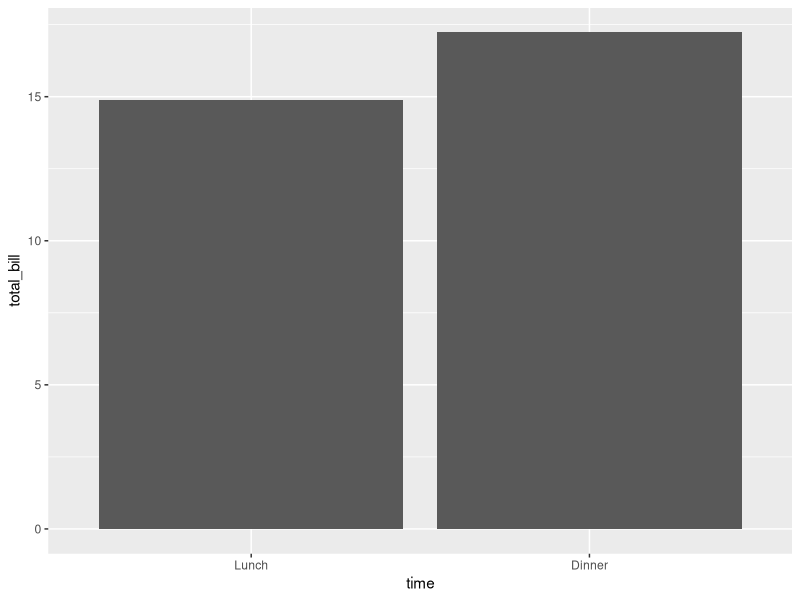
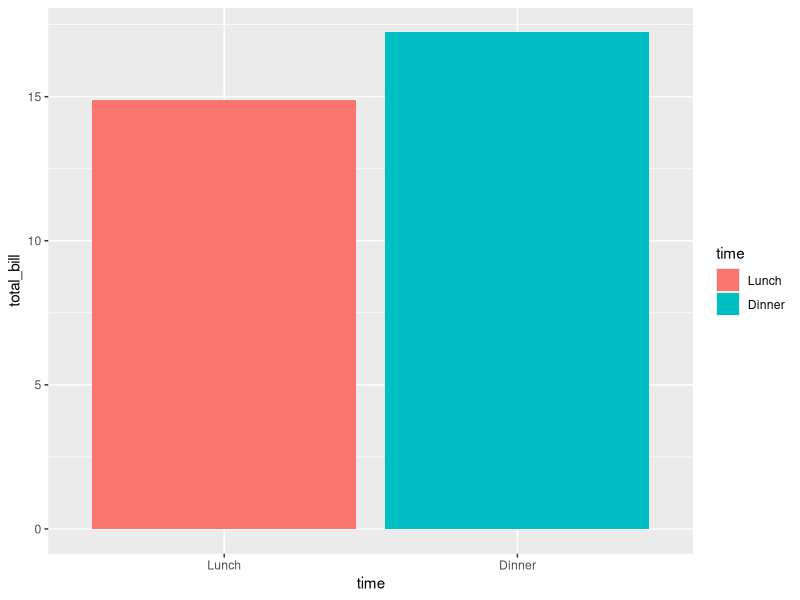
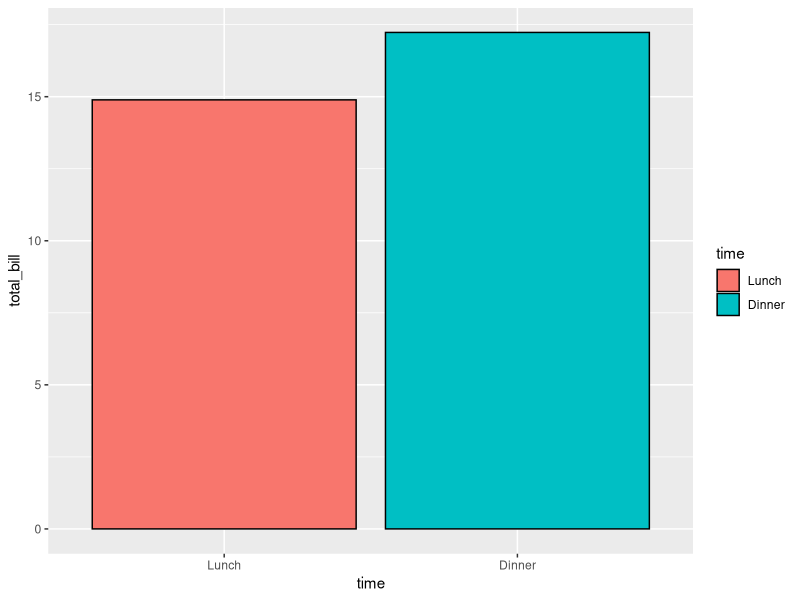
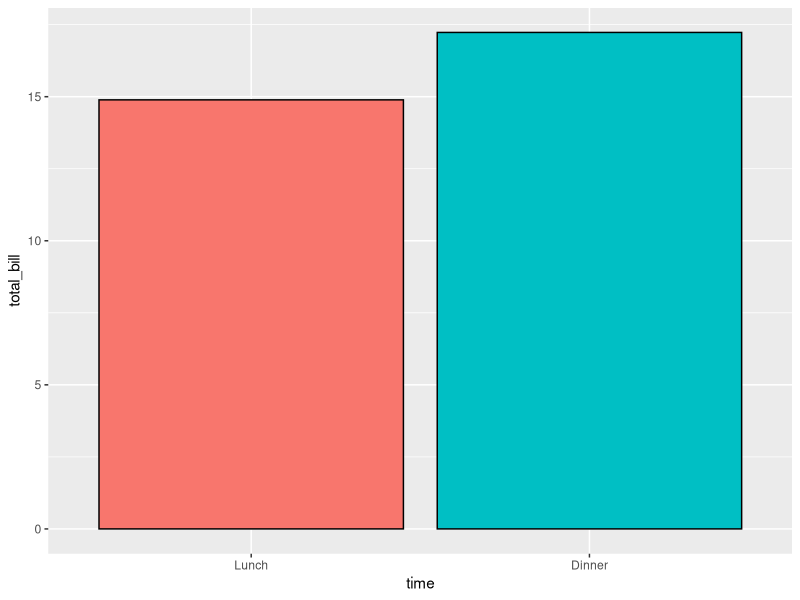
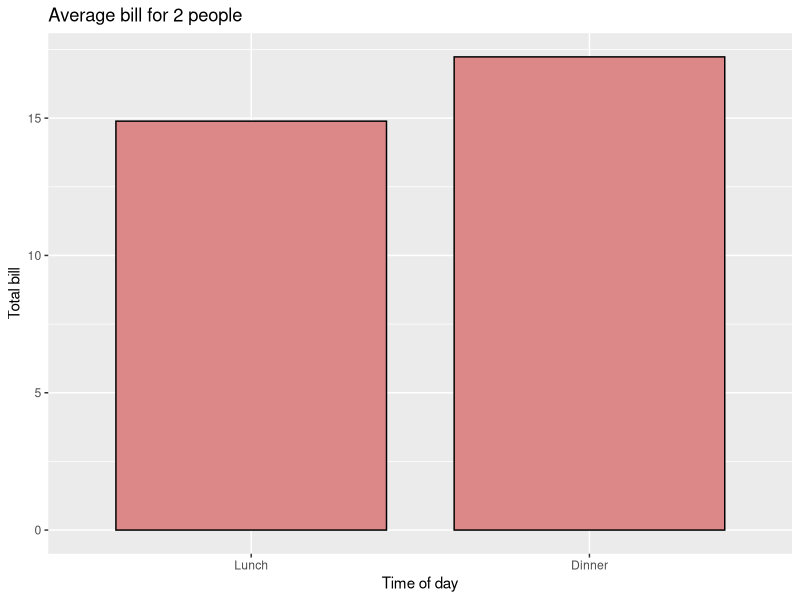
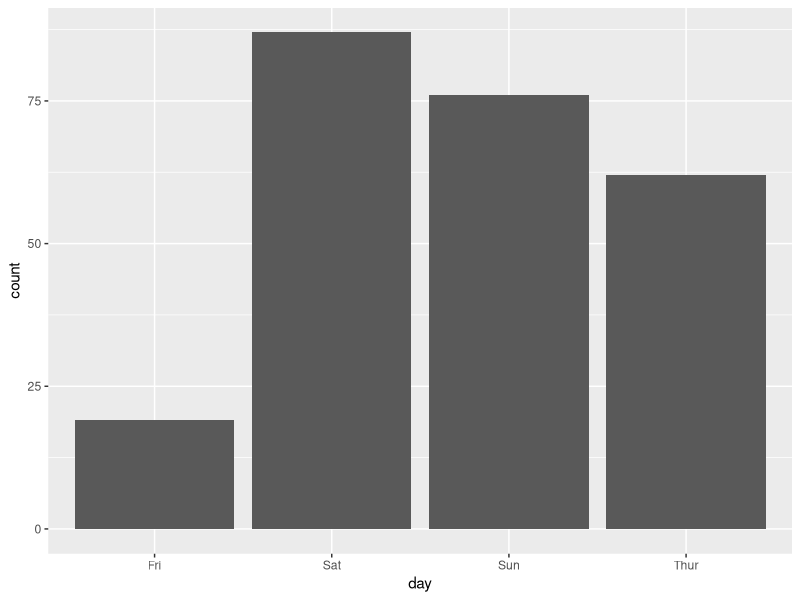
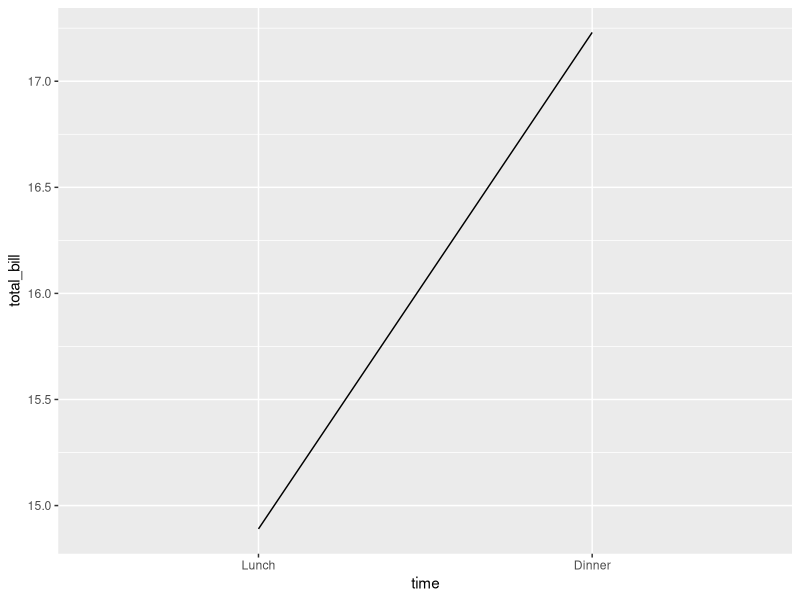
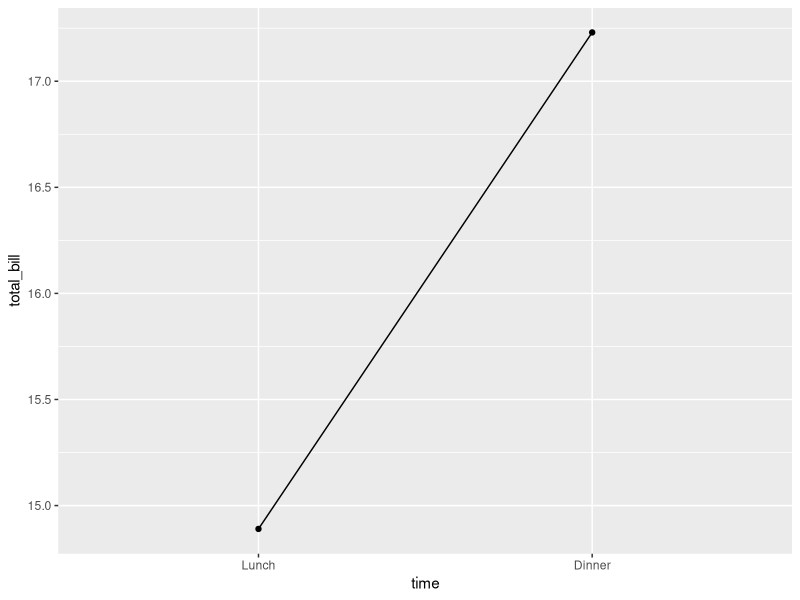

These charts were generated, in order, by the following R code:
dat <- data.frame(
  time = factor(c("Lunch","Dinner"), levels=c("Lunch","Dinner")),
  total_bill = c(14.89, 17.23)
)
dat
#>     time total_bill
#> 1  Lunch      14.89
#> 2 Dinner      17.23

# Load the ggplot2 package
library(ggplot2)



# Very basic bar graph
ggplot(data=dat, aes(x=time, y=total_bill)) +
  geom_bar(stat="identity")


# Map the time of day to different fill colors
ggplot(data=dat, aes(x=time, y=total_bill, fill=time)) +
  geom_bar(stat="identity")

## This would have the same result as above
# ggplot(data=dat, aes(x=time, y=total_bill)) +
#    geom_bar(aes(fill=time), stat="identity")


# Add a black outline
ggplot(data=dat, aes(x=time, y=total_bill, fill=time)) +
  geom_bar(colour="black", stat="identity")


# No legend, since the information is redundant
ggplot(data=dat, aes(x=time, y=total_bill, fill=time)) +
  geom_bar(colour="black", stat="identity") +
  guides(fill=FALSE)



# Add title, narrower bars, fill color, and change axis labels
ggplot(data=dat, aes(x=time, y=total_bill, fill=time)) + 
  geom_bar(colour="black", fill="#DD8888", width=.8, stat="identity") + 
  guides(fill=FALSE) +
  xlab("Time of day") + ylab("Total bill") +
  ggtitle("Average bill for 2 people")




library(reshape2)
# Look at fist several rows
head(tips)
#>   total_bill  tip    sex smoker day   time size
#> 1      16.99 1.01 Female     No Sun Dinner    2
#> 2      10.34 1.66   Male     No Sun Dinner    3
#> 3      21.01 3.50   Male     No Sun Dinner    3
#> 4      23.68 3.31   Male     No Sun Dinner    2
#> 5      24.59 3.61 Female     No Sun Dinner    4
#> 6      25.29 4.71   Male     No Sun Dinner    4



# Bar graph of counts
ggplot(data=tips, aes(x=day)) +
  geom_bar(stat="count")
## Equivalent to this, since stat="bin" is the default:
# ggplot(data=tips, aes(x=day)) +
#    geom_bar()





# Basic line graph
ggplot(data=dat, aes(x=time, y=total_bill, group=1)) +
  geom_line()
## This would have the same result as above
# ggplot(data=dat, aes(x=time, y=total_bill)) +
#     geom_line(aes(group=1))

# Add points
ggplot(data=dat, aes(x=time, y=total_bill, group=1)) +
  geom_line() +
  geom_point()

# Change color of both line and points
# Change line type and point type, and use thicker line and larger points
# Change points to circles with white fill
ggplot(data=dat, aes(x=time, y=total_bill, group=1)) + 
  geom_line(colour="red", linetype="dashed", size=1.5) + 
  geom_point(colour="red", size=4, shape=21, fill="white")







# Change the y-range to go from 0 to the maximum value in the total_bill column,
# and change axis labels
ggplot(data=dat, aes(x=time, y=total_bill, group=1)) +
  geom_line() +
  geom_point() +
  expand_limits(y=0) +
  xlab("Time of day") + ylab("Total bill") +
  ggtitle("Average bill for 2 people")









################Graphs with more variables##################################

dat1 <- data.frame(
  sex = factor(c("Female","Female","Male","Male")),
  time = factor(c("Lunch","Dinner","Lunch","Dinner"), levels=c("Lunch","Dinner")),
  total_bill = c(13.53, 16.81, 16.24, 17.42)
)
dat1
#>      sex   time total_bill
#> 1 Female  Lunch      13.53
#> 2 Female Dinner      16.81
#> 3   Male  Lunch      16.24
#> 4   Male Dinner      17.42


# Stacked bar graph -- this is probably not what you want
ggplot(data=dat1, aes(x=time, y=total_bill, fill=sex)) +
  geom_bar(stat="identity")

# Bar graph, time on x-axis, color fill grouped by sex -- use position_dodge()
ggplot(data=dat1, aes(x=time, y=total_bill, fill=sex)) +
  geom_bar(stat="identity", position=position_dodge())

ggplot(data=dat1, aes(x=time, y=total_bill, fill=sex)) +
  geom_bar(stat="identity", position=position_dodge(), colour="black")

# Change colors
ggplot(data=dat1, aes(x=time, y=total_bill, fill=sex)) +
  geom_bar(stat="identity", position=position_dodge(), colour="black") +
  scale_fill_manual(values=c("#999999", "#E69F00"))













# Finished examples

# A bar graph
ggplot(data=dat1, aes(x=time, y=total_bill, fill=sex)) + 
  geom_bar(colour="black", stat="identity",
           position=position_dodge(),
           size=.3) +                        # Thinner lines
  scale_fill_hue(name="Sex of payer") +      # Set legend title
  xlab("Time of day") + ylab("Total bill") + # Set axis labels
  ggtitle("Average bill for 2 people") +     # Set title
  theme_bw()


# A line graph
ggplot(data=dat1, aes(x=time, y=total_bill, group=sex, shape=sex, colour=sex)) + 
  geom_line(aes(linetype=sex), size=1) +     # Set linetype by sex
  geom_point(size=3, fill="white") +         # Use larger points, fill with white
  expand_limits(y=0) +                       # Set y range to include 0
  scale_colour_hue(name="Sex of payer",      # Set legend title
                   l=30)  +                  # Use darker colors (lightness=30)
  scale_shape_manual(name="Sex of payer",
                     values=c(22,21)) +      # Use points with a fill color
  scale_linetype_discrete(name="Sex of payer") +
  xlab("Time of day") + ylab("Total bill") + # Set axis labels
  ggtitle("Average bill for 2 people") +     # Set title
  theme_bw() +
  theme(legend.position=c(.7, .4))           # Position legend inside
# This must go after theme_bw

